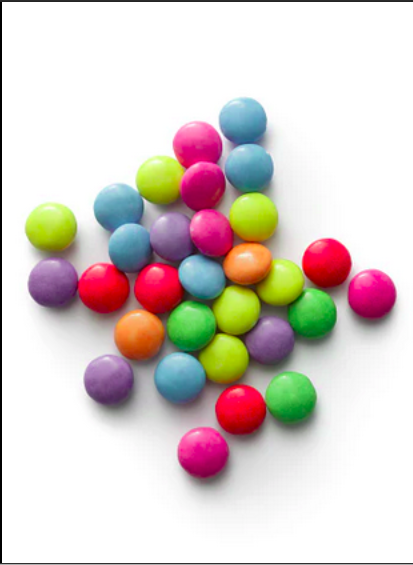
#> input picture smarties_zoom1.png, 413 x 565 px; its folder holds only this picture in this run
$ python -i ImageProcessing.py   (imports and definitions only)
#> lines starting #> are read from the running program, lines starting #| are printed output that depends on the picture; after the words box and inside, x2 and y2 are one past the last pixel; in counts of white or black regions, pixels touching at a corner belong together
#> further down, picture is the input picture: shape (565, 413, 3); mean B, G, R 202.5, 206.9, 217.4
import cv2
import numpy as np
from matplotlib import pyplot as plt
from robot_control import *
from camera_calibration import *


def get_circles(bgr_image,min_radius = 0, max_radius = 50, graphs = 0 ):
#> called with min_radius = 16, max_radius = 30, graphs = 0
    gray = cv2.cvtColor(bgr_image, cv2.COLOR_BGR2GRAY)
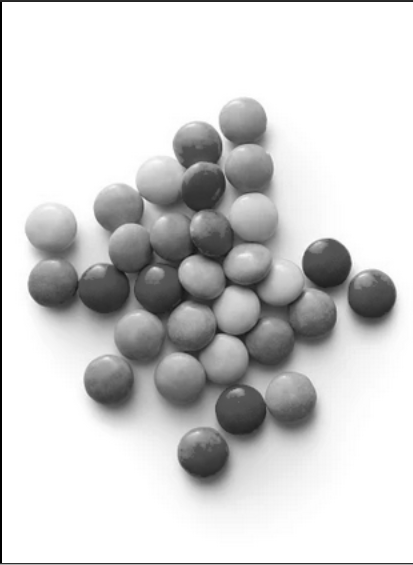
#> gray: shape (565, 413); min 0, max 255, mean 209.5
    edges = cv2.Canny(gray, 20, 80)
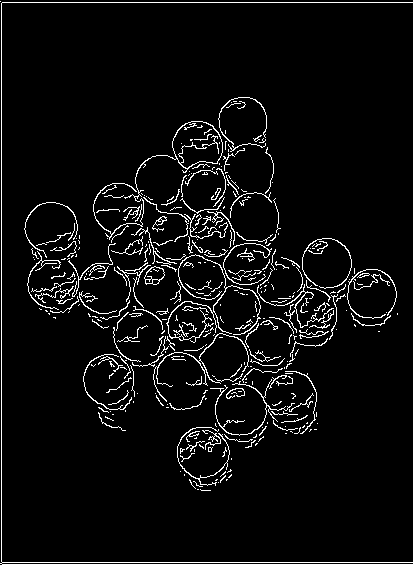
#> edges: shape (565, 413); 5.1% white in thin lines or dots
    circles = cv2.HoughCircles(edges, cv2.HOUGH_GRADIENT, 1, 20,
                               param1=80, param2=20, minRadius=min_radius, maxRadius=max_radius)
#> circles = 30 rows, first 8: [248.5, 170.5, 25.8], [118.5, 207.5, 26], [202.5, 452.5, 25], [267.5, 344.5, 27.2], [108.5, 378.5, 26], [252.5, 216.5, 25], [313.5, 312.5, 23.9], [240.5, 409.5, 26.1]

    rgb_image = cv2.cvtColor(bgr_image, cv2.COLOR_BGR2RGB)
    hsv_image = cv2.cvtColor(bgr_image, cv2.COLOR_BGR2HSV)
#> hsv_image: shape (565, 413, 3); mean H, S, V 37.4, 45.9, 225.7

    mean_colors = []
    if circles is not None:
        for i in circles[0,:]:
            output = rgb_image.copy()
            mask = np.zeros_like(gray)
            cv2.circle(mask, (int(i[0]), int(i[1])), int(i[2]), 1, -1)
            output = cv2.bitwise_and(output, output, mask=mask)
            vec_output = output.reshape(-1, 3)
            vec_mask = mask.reshape(-1, 1).repeat(3, axis=1)
            avg_rgb = np.nanmean(np.where(vec_mask > 0, vec_output, np.nan), axis=0)
            avg_rgb = np.array([[avg_rgb]], dtype=np.uint8)
            mean_colors.append(np.squeeze(cv2.cvtColor(avg_rgb,cv2.COLOR_RGB2HSV)))
#> this loop made 30 passes
#> (i, avg_rgb) on passes 1 to 12: ([248.5, 170.5, 25.8], [[97, 150, 163]]), ([118.5, 207.5, 26], [[116, 166, 186]]), ([202.5, 452.5, 25], [[207, 34, 127]]), ([267.5, 344.5, 27.2], [[115, 90, 110]]), ([108.5, 378.5, 26], [[143, 106, 152]]), ([252.5, 216.5, 25], [[176, 196, 40]]), ([313.5, 312.5, 23.9], [[47, 169, 57]]), ([240.5, 409.5, 26.1], [[211, 11, 44]]), ([180.5, 380.5, 27.2], [[95, 144, 162]]), ([102.5, 287.5, 26.1], [[210, 21, 52]]), ([327.5, 263.5, 25], [[211, 17, 50]]), ([195.5, 142.5, 22.7], [[235, 68, 150]])
#> pass 1, in get_circles, `output = cv2.bitwise_and(output, output, mask=mask)`:
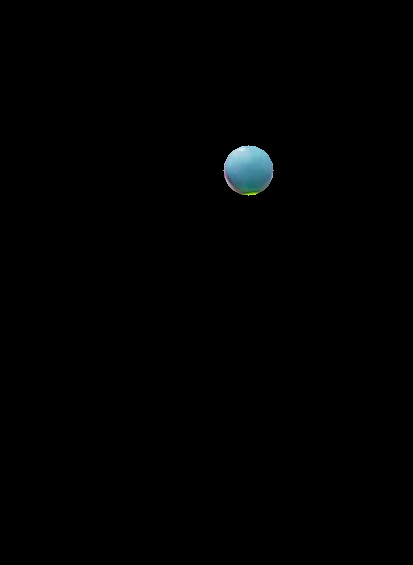
#> output: shape (565, 413, 3); mean R, G, B 0.8, 1.3, 1.4
#> after the loop:
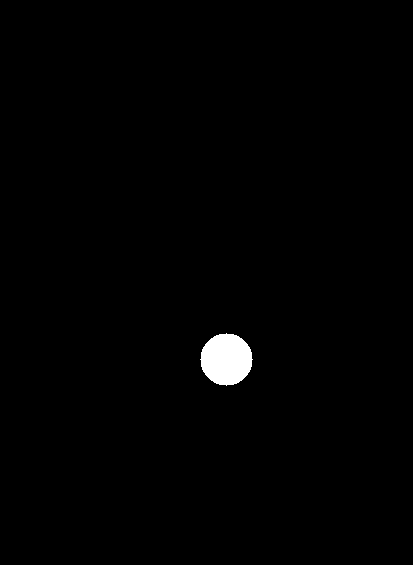
#> mask: shape (565, 413); values 0 (black) and 1 (white), 0.91% white; 1 white region, box (x1, y1, x2, y2) and area: (200, 333, 253, 386) 2121
#> after the loop, mean_colors = 30 items, first 6: [96, 103, 163], [99, 96, 186], [164, 213, 207], [156, 55, 115], [144, 77, 152], [34, 203, 196]

    if graphs:
        if circles is not None:
            output = hsv_image.copy()
            for i in range(len(circles[0,:])):
                cv2.circle(output, (int(circles[0,i,0]), int(circles[0,i,1])), int(circles[0,i,2]), mean_colors[i].tolist(), 5)
            plt.imshow(cv2.cvtColor(output, cv2.COLOR_HSV2RGB))
            plt.show()
    return circles, mean_colors


def get_color_coordinates(bgr_image,desired_color_hsv = 0,radius = 23, graphs = 0):
    circles, mean_colors = get_circles(bgr_image, round(radius-7),round(radius+7),graphs)
    red_circles = []
    idx = 0
    for color in mean_colors:
        if np.mod(int(color[0]) - int(desired_color_hsv[0]),255) <= 7 or np.mod(int(color[0]) - int(desired_color_hsv[0]),255)>=248:
            red_circles.append(idx)
        idx += 1
#> this loop made 1 pass
#> after the loop, idx = 0; red_circles = []

    if graphs:
        output = cv2.cvtColor(bgr_image, cv2.COLOR_BGR2HSV)
        for i in red_circles:
            cv2.circle(output, (int(circles[0, i, 0]), int(circles[0, i, 1])), int(circles[0, i, 2]),
                       mean_colors[i].tolist(), 5)
        plt.imshow(cv2.cvtColor(output, cv2.COLOR_HSV2RGB))
        plt.show()

    if circles is not None:
        centers =circles[0,red_circles,:2]
        centers = centers[:, [1, 0]]
    else:
        centers = []
    return centers

# [47 lines of commented-out code are left out]

def calibration(single_smartie,graphs = 0):
    circles, mean_colors = get_circles(single_smartie,graphs=graphs)
    return mean_colors[0], circles[0, 0, 2]

# [89 lines left out: function get_red_centers_main, not called in this run]

>>> import cv2
>>> picture = cv2.imread('smarties_zoom1.png')
#> (the run stopped early here; a loop or call above may not have finished)
